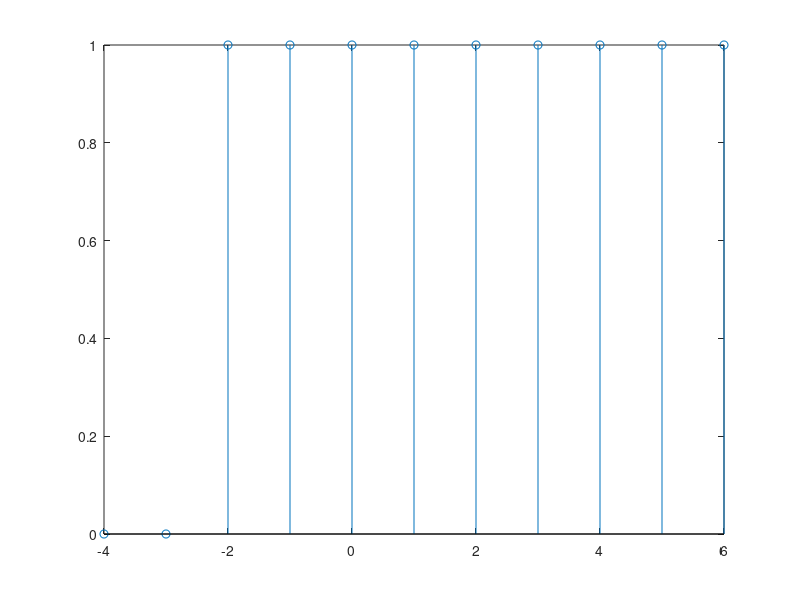

This chart was generated by the following MATLAB code:
function[y,n]=uofnplus2()
% a and b are the lower and upper time limit
% c is the instant at which step exists
% a,b,c must be integers for discrete signals
n=-4:6;  %n=a:b;
y=(n+2)>=0; %y=(n-c)>=0;
stem(n,y)
